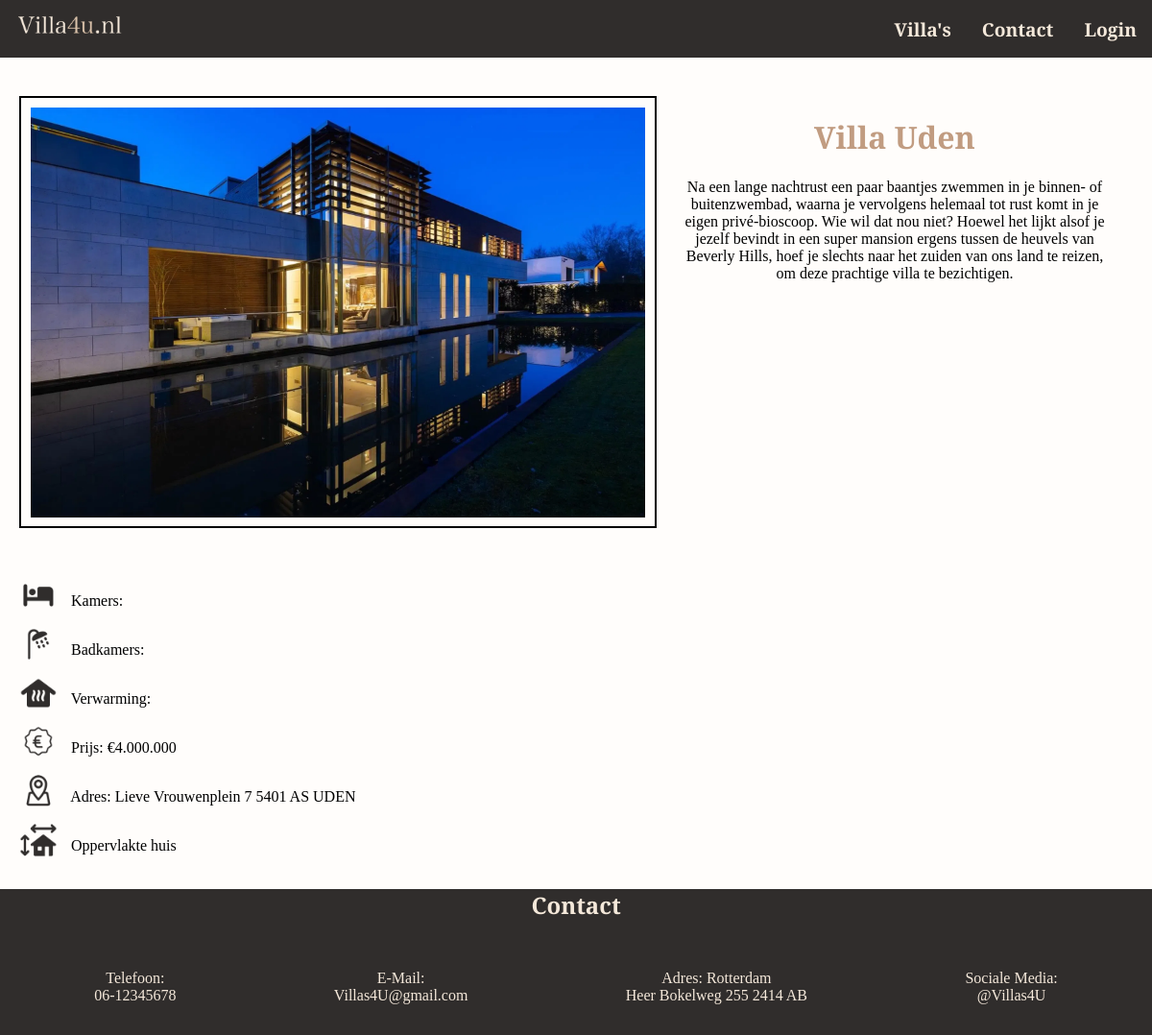
The page /villa.php?villa=1 on the database its author committed.
### tables this page shows
CREATE TABLE "villas"
(
    id          INTEGER
        constraint table_name_pk
            primary key,
    name        TEXT,
    description TEXT,
    price       REAL,
    thumbnail   TEXT,
    banner      TEXT
, photopath TEXT, "description0" TEXT, "description1" TEXT, "adres" TEXT, "rooms" TEXT, "bathrooms" TEXT, "temp" TEXT, "size" TEXT);

### utils/authenticate.php (called while the page is built, shortened)
<?php
$authenticated = false;

### utils/database.php (called while the page is built)
<?php
$db = new SQLite3("villa.sqlite");
function get_villa($id) {
    global $db;
    $villas = $db->prepare("SELECT * FROM villas WHERE villas.id = :id");
    $villas->bindValue(":id", $id);
    return $villas->execute()->fetchArray();
}

### villa.php (the view, shortened to what this page needs)
<?php
    require("utils/authenticate.php");
    require("utils/database.php");
    if(isset($_GET['villa'])) {
        $villa = get_villa($_GET['villa']);
    } else {
        echo "bruh";
        return;
    }
?>
<!doctype html>
<html lang="en">
<head>
    <link rel="stylesheet" href="css/headerfooter.css">
    <link rel="stylesheet" href="css/villalist.css">
    <link rel="stylesheet" href="css/villa.css">
</head>
<body>
    <?php
        require("utils/header.php")
    ?>
    <main>
        <div class="flexbox">
            <div class="img">
                <img src="<?=$villa['photopath']?>" alt="">
            </div>
            <div class="text">
                <h1><?=$villa['name']?></h1>
                <p><?=$villa['description']?></p>
            </div>
        </div>
        <div class="flexbox">
            <div class="info">
                    <p><img src="image/info/bedroom.png" alt="Kamer"> Kamers: <?=$villa['rooms']?></p>
                    <p><img src="image/info/bathroom.png" alt="Badkamer"> Badkamers: <?=$villa['bathrooms']?></p>
                    <p><img src="image/info/heat.png" alt="Verwarming"> Verwarming: <?=$villa['temp']?></p>
                    <p><img src="image/info/price.png" alt="Prijs"> Prijs: <?=$villa['price']?></p>
                    <p><img src="image/info/location.png" alt="Adres"> Adres: <?=$villa['adres']?></p>
                    <p><img src="image/info/m3.png" alt="Opp.vlakte huis"> Oppervlakte huis<?=$villa['size']?></p>
                </div>
        </div>
    </main>
    <?php
        require("utils/footer.php")
    ?>
</body>
</html>

### utils/header.php
<?php
    require("authenticate.php");
?>
<header>
    <a href="index.php"><img alt="logo" src="image/lightlogosmall.png"></a>
    <nav>
        <a href="villalist.php"><strong>Villa's</strong></a>
        <a href="contact.php"><strong>Contact</strong></a>
        <?php if($authenticated) : ?>
            <a href="#"><strong><?= $name ?></strong></a>
        <?php else :?>
            <a href="login.php"><strong>Login</strong></a>
        <?php endif;?>
    </nav>
</header>

### utils/footer.php
<footer>
    <h2>Contact</h2>
    <div id="footer-info">
        <p>Telefoon: <br>06-12345678</p>
        <p>E-Mail: <br>Villas4U@gmail.com</p>
        <p>Adres: Rotterdam  <br>Heer Bokelweg 255 2414 AB </p>
        <p>Sociale Media: <br>@Villas4U</p>
    </div>
</footer>

### css/headerfooter.css (style rules this page uses)
body { margin: 0; min-height: 100vh; font-family: 'EB Garamond', serif; background-color: #fffdfb; max-width: 100%; }
header { display: flex; position: sticky; align-items: center; justify-content: space-between; padding: 0 1rem 0 1rem; top: 0; background-color: #302d2c; color: #f4e8da; height: 60px; }
header img { height: 4rem; }
nav { display: flex; gap: 2rem; font-size: 1.2rem; }
nav a { color: #f4e8da; text-decoration: none; }
footer { background-color: #302d2c; text-align: center; }
#footer-info { display: flex; align-items: center; justify-content: space-around; flex-wrap: wrap; padding: 1rem; }
footer h2 { color: #f4e8da; }
#footer-info p { color: #f4e8da; }

### css/villa.css (style rules this page uses)
main h1 { color: #c19c81; text-align: center; }
main { padding-left: 20px; padding-right: 20px; }
main img { width: 80vh; }
.img { border: 2px solid black; padding: 10px; padding-bottom: 5px; }
.flexbox { display: flex; margin-top: 40px; }
.text h1 { color: #c19c81; text-align: center; }
.text { padding-left: 20px; padding-right: 20px; text-align: center; }
.info { text-align: left; }
.info p { margin-top: 10px; }
.info p img { max-width: 40px; margin-bottom: -9px; margin-right: 10px; }

### rows shown on the page
villas: photopath (picture), name "Villa Uden", description "Na een lange nachtrust een paar baantjes zwemmen in je binnen- of buitenzwembad, waarna je vervolgens helemaal tot rust komt in je eigen privé-bioscoop. Wie wil dat nou niet? Hoewel het lijkt alsof je jezelf bevindt in een super mansion ergens tussen de heuvels van Beverly Hills, hoef je slechts naar het zuiden van ons land te reizen, om deze prachtige villa te bezichtigen.", price "€4.000.000", adres "Lieve Vrouwenplein 7 5401 AS UDEN"
